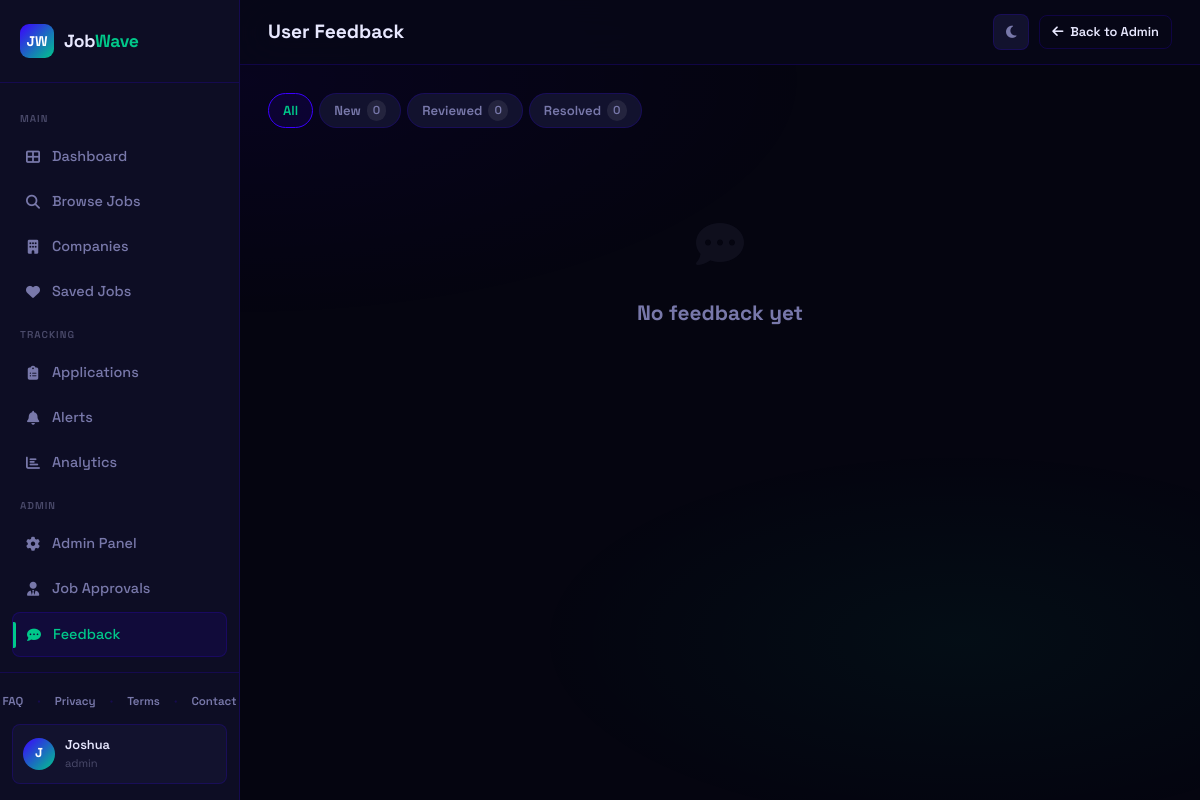
/admin/feedback (signed in), run on the app's committed database.
### app.py (models this page shows, shortened)
class User(db.Model):
    id = db.Column(db.Integer, primary_key=True)
    name = db.Column(db.String(120), nullable=False)
    email = db.Column(db.String(120), unique=True, nullable=False)
    password_hash = db.Column(db.String(256), nullable=False)
    role = db.Column(db.String(20), default='user')
    created_at = db.Column(db.DateTime, default=datetime.utcnow)
    is_active = db.Column(db.Boolean, default=True)
    saved_jobs = db.relationship('SavedJob', backref='user', lazy=True, cascade='all, delete-orphan')
    applications = db.relationship('Application', backref='user', lazy=True, cascade='all, delete-orphan')
    alerts = db.relationship('Alert', backref='user', lazy=True, cascade='all, delete-orphan')
    profile = db.relationship('UserProfile', backref='user', uselist=False, cascade='all, delete-orphan')
    username = db.Column(db.String(50), unique=True, nullable=True)
    is_verified = db.Column(db.Boolean, default=False)
    @property
    def is_authenticated(self): return True

### app.py (the view)
@app.route('/admin/feedback')
@login_required
@admin_required
def admin_feedback():
    status_filter = request.args.get('status', '')
    query = Feedback.query
    if status_filter:
        query = query.filter_by(status=status_filter)
    items = query.order_by(Feedback.created_at.desc()).all()
    counts = {
        'new': Feedback.query.filter_by(status='new').count(),
        'reviewed': Feedback.query.filter_by(status='reviewed').count(),
        'resolved': Feedback.query.filter_by(status='resolved').count(),
    }
    return render_template('admin_feedback.html', items=items, counts=counts, status_filter=status_filter)

### app.py (called while the page is built)
@login_manager.user_loader
def load_user(user_id):
    return User.query.get(int(user_id))

def admin_required(f):
    @wraps(f)
    def decorated(*args, **kwargs):
        if not current_user.is_authenticated or current_user.role != 'admin':
            flash('Admin access required.', 'error')
            return redirect(url_for('dashboard'))
        return f(*args, **kwargs)
    return decorated

@app.before_request
def enforce_onboarding():
    if not current_user.is_authenticated:
        return
    if request.endpoint in PUBLIC_ENDPOINTS or request.endpoint is None:
        return
    if request.endpoint.startswith('static'):
        return
    if current_user.role not in ('user', 'employer', 'admin'):
        return redirect(url_for('choose_account_type'))

### templates/admin_feedback.html (shortened to what this page needs)
{% extends 'base.html' %}
{% block page_title %}User Feedback{% endblock %}
{% block topbar_actions %}
<a href="{{ url_for('admin') }}" class="btn btn-outline btn-sm"><i class="fa-solid fa-arrow-left"></i> Back to Admin</a>
{% endblock %}
{% block content %}
<div class="filter-tabs">
  <a href="{{ url_for('admin_feedback') }}" class="filter-tab {% if not status_filter %}active{% endif %}">All</a>
  <a href="{{ url_for('admin_feedback', status='new') }}" class="filter-tab {% if status_filter == 'new' %}active{% endif %}">New <span class="filter-count">{{ counts.new }}</span></a>
  <a href="{{ url_for('admin_feedback', status='reviewed') }}" class="filter-tab {% if status_filter == 'reviewed' %}active{% endif %}">Reviewed <span class="filter-count">{{ counts.reviewed }}</span></a>
  <a href="{{ url_for('admin_feedback', status='resolved') }}" class="filter-tab {% if status_filter == 'resolved' %}active{% endif %}">Resolved <span class="filter-count">{{ counts.resolved }}</span></a>
</div>
{% if items %}
<div style="display:flex;flex-direction:column;gap:12px;">
  {% for fb in items %}
  <div class="card" id="fb-{{ fb.id }}">
    <div style="display:flex;align-items:flex-start;justify-content:space-between;gap:12px;flex-wrap:wrap;">
      <div style="flex:1;min-width:200px;">
        <div style="display:flex;align-items:center;gap:10px;margin-bottom:6px;flex-wrap:wrap;">
          <span class="badge {% if fb.category == 'bug' %}badge-red{% elif fb.category == 'feature' %}badge-indigo{% elif fb.category == 'praise' %}badge-mint{% else %}badge-gray{% endif %}">{{ fb.category|title }}</span>
          {% if fb.rating %}
          <span style="color:var(--mint);font-size:0.8rem;">{{ '★' * fb.rating }}{{ '☆' * (5 - fb.rating) }}</span>
          {% endif %}
          <span style="font-size:0.78rem;color:var(--text-muted);">{{ fb.user.name if fb.user else 'Unknown' }} · {{ fb.created_at.strftime('%b %d, %Y') }}</span>
        </div>
        <div style="font-size:0.9rem;color:var(--text-dim);white-space:pre-line;">{{ fb.message }}</div>
        {% if fb.page_url %}
        <div style="font-size:0.75rem;color:var(--text-muted);margin-top:8px;">From: {{ fb.page_url }}</div>
        {% endif %}
      </div>
      <select class="form-control fb-status-select" data-fb-id="{{ fb.id }}" style="width:auto;">
        <option value="new" {% if fb.status == 'new' %}selected{% endif %}>New</option>
        <option value="reviewed" {% if fb.status == 'reviewed' %}selected{% endif %}>Reviewed</option>
        <option value="resolved" {% if fb.status == 'resolved' %}selected{% endif %}>Resolved</option>
      </select>
    </div>
  </div>
  {% endfor %}
</div>
{% else %}
<div class="empty-state">
  <div class="empty-icon"><i class="fa-solid fa-comment-dots" style="font-size:48px;opacity:0.3;"></i></div>
  <h3>No feedback yet</h3>
</div>
{% endif %}
{% endblock %}

### templates/base.html (shortened to what this page needs)
<!DOCTYPE html>
<html lang="en">
<head>
  <link rel="stylesheet" href="{{ url_for('static', filename='css/style.css') }}">
  <link rel="stylesheet" href="https://cdnjs.cloudflare.com/ajax/libs/font-awesome/6.5.0/css/all.min.css">
</head>
<body>
{% if current_user.is_authenticated %}
<div class="wrapper">
  <aside class="sidebar">
    <div class="sidebar-logo">
      <div class="logo-mark">JW</div>
      <div class="logo-text">Job<span>Wave</span></div>
    </div>
    <nav class="sidebar-nav">
      <span class="nav-section-label">Main</span>
      <a href="{{ url_for('dashboard') }}" class="nav-link {% if request.endpoint == 'dashboard' %}active{% endif %}">
        <span class="nav-icon"><i class="fa-solid fa-table-cells-large"></i></span> Dashboard
      </a>
      <a href="{{ url_for('jobs') }}" class="nav-link {% if request.endpoint in ['jobs','job_detail'] %}active{% endif %}">
        <span class="nav-icon"><i class="fa-solid fa-magnifying-glass"></i></span> Browse Jobs
      </a>
      <a href="{{ url_for('companies') }}" class="nav-link {% if request.endpoint in ['companies','company_page'] %}active{% endif %}">
        <span class="nav-icon"><i class="fa-solid fa-building"></i></span> Companies
      </a>
      <a href="{{ url_for('saved_jobs') }}" class="nav-link {% if request.endpoint == 'saved_jobs' %}active{% endif %}">
        <span class="nav-icon"><i class="fa-solid fa-heart"></i></span> Saved Jobs
      </a>
      <span class="nav-section-label">Tracking</span>
      <a href="{{ url_for('applications') }}" class="nav-link {% if request.endpoint == 'applications' %}active{% endif %}">
        <span class="nav-icon"><i class="fa-solid fa-clipboard-list"></i></span> Applications
      </a>
      <a href="{{ url_for('alerts') }}" class="nav-link {% if request.endpoint == 'alerts' %}active{% endif %}">
        <span class="nav-icon"><i class="fa-solid fa-bell"></i></span> Alerts
      </a>
      <a href="{{ url_for('analytics') }}" class="nav-link {% if request.endpoint == 'analytics' %}active{% endif %}">
        <span class="nav-icon"><i class="fa-solid fa-chart-bar"></i></span> Analytics
      </a>
      {% if current_user.role == 'admin' %}
      <span class="nav-section-label">Admin</span>
      <a href="{{ url_for('admin') }}" class="nav-link {% if request.endpoint == 'admin' %}active{% endif %}">
        <span class="nav-icon"><i class="fa-solid fa-gear"></i></span> Admin Panel
      </a>
      <a href="{{ url_for('employer_job_queue') }}" class="nav-link {% if request.endpoint == 'employer_job_queue' %}active{% endif %}">
        <span class="nav-icon"><i class="fa-solid fa-user-tie"></i></span> Job Approvals
      </a>
      <a href="{{ url_for('admin_feedback') }}" class="nav-link {% if request.endpoint == 'admin_feedback' %}active{% endif %}">
        <span class="nav-icon"><i class="fa-solid fa-comment-dots"></i></span> Feedback
      </a>
      {% endif %}
      <span class="nav-section-label">Account</span>
    </nav>
    <div class="sidebar-footer">
      <div style="padding:0 12px 10px;display:flex;gap:6px;align-items:center;justify-content:center;">
        <a href="{{ url_for('faq') }}" style="font-size:0.72rem;font-weight:600;color:var(--text-dim);padding:3px 8px;border-radius:4px;transition:var(--transition);">FAQ</a>
        <span style="color:var(--border);font-size:0.6rem;">•</span>
        <a href="{{ url_for('privacy') }}" style="font-size:0.72rem;font-weight:600;color:var(--text-dim);padding:3px 8px;border-radius:4px;transition:var(--transition);">Privacy</a>
        <span style="color:var(--border);font-size:0.6rem;">•</span>
        <a href="{{ url_for('terms') }}" style="font-size:0.72rem;font-weight:600;color:var(--text-dim);padding:3px 8px;border-radius:4px;transition:var(--transition);">Terms</a>
        <span style="color:var(--border);font-size:0.6rem;">•</span>
        <a href="{{ url_for('contact') }}" style="font-size:0.72rem;font-weight:600;color:var(--text-dim);padding:3px 8px;border-radius:4px;transition:var(--transition);">Contact</a>
      </div>
      <div class="user-card">
        <div class="user-avatar">{{ current_user.name[0].upper() }}</div>
        <div class="user-info">
          <div class="user-name">{{ current_user.name }}</div>
          <div class="user-role">{{ current_user.role }}</div>
        </div>
      </div>
    </div>
  </aside>
  <main class="main">
    <div class="topbar">
      <div style="display:flex;align-items:center;gap:12px;">
        <div class="topbar-title">
          <h1>{% block page_title %}Dashboard{% endblock %}</h1>
        </div>
      </div>
      <div class="topbar-actions">
        <button class="theme-toggle" id="theme-toggle" title="Toggle light/dark mode">
          <i class="fa-solid fa-moon" id="theme-icon"></i>
        </button>
        {% block topbar_actions %}{% endblock %}
      </div>
    </div>
    <div class="page-content">
      {% block content %}{% endblock %}
    </div>
  </main>
</div>
{% else %}
  {% block public_content %}{% endblock %}
{% endif %}
</body>
</html>

### data on the page
User: name "J", name "Joshua", role "admin"

### other printed values
{{ counts.new }} "0"
{{ counts.reviewed }} "0"
{{ counts.resolved }} "0"
